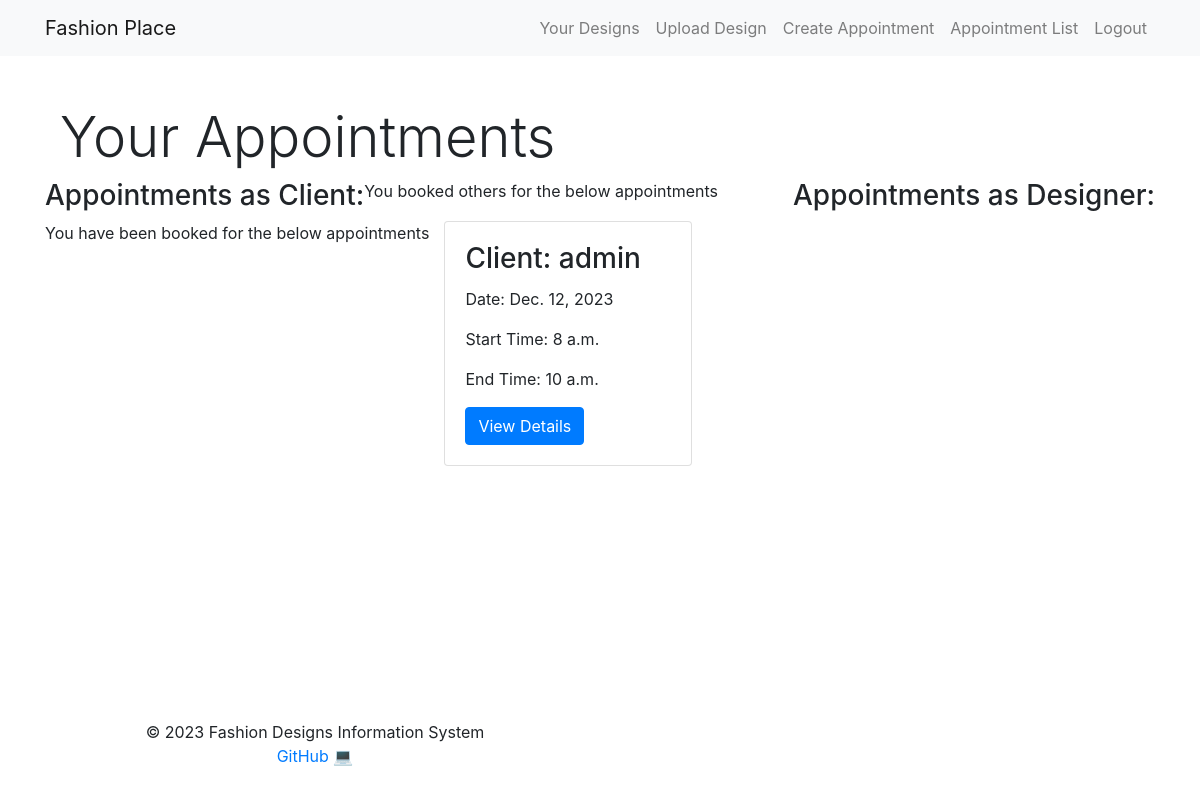
The page /scheduling/list/ (signed in) on the database as committed earlier.
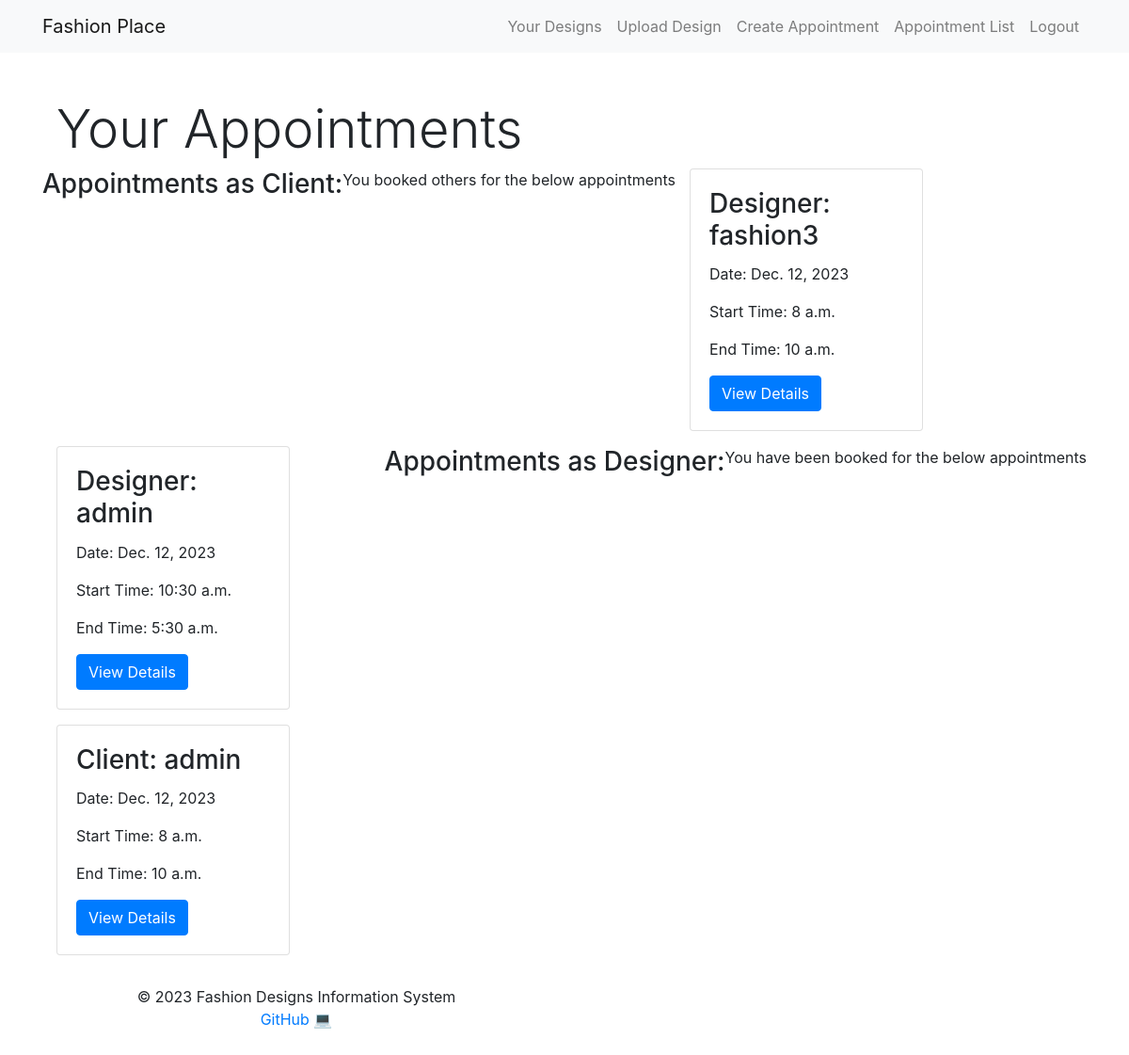
The same page on the database as committed later.
### scheduling/models.py (models this page shows)
class Appointment(models.Model):
    STATUS_CHOICES = [
        ('pending', 'Pending'),
        ('processing', 'Processing'),
        ('completed', 'Completed'),
    ]
    client = models.ForeignKey(User, on_delete=models.CASCADE)
    designer = models.ForeignKey(User, on_delete=models.CASCADE, related_name='designer')
    description = models.TextField()
    date = models.DateField()
    start_time = models.TimeField()
    end_time = models.TimeField()
    status = models.CharField(max_length=20, choices=STATUS_CHOICES, default='pending')

### scheduling/views.py (the view)
# urls.py: path('list/', views.appointment_list, name='appointment_list'),
@login_required
def appointment_list(request):
    client_appointments = Appointment.objects.filter(client=request.user)
    designer_appointments = Appointment.objects.filter(designer=request.user)
    all_appointments = client_appointments | designer_appointments
    context = {
        'client_appointments': client_appointments,
        'designer_appointments': designer_appointments,
        'all_appointments': all_appointments,
    }
    return render(request, 'scheduling/appointment_list.html', context)

### templates/scheduling/appointment_list.html (shortened to what this page needs)
{% extends 'base.html' %}
{% block content %}
    <div class="container mt-4">
        <h2 class="display-4">Your Appointments</h2>
        <div class="row">
            <h3>Appointments as Client:</h3>
            <p class="card-text">You booked others for the below appointments</p>
            {% for appointment in client_appointments  %}
                <div class="col-lg-3 col-md-4 col-sm-6 col-12 mb-3">
                    <div class="card">
                        <div class="card-body">
                            <h3 class="card-title">Designer: {{ appointment.designer.username }}</h3>
                            <p class="card-text">Date: {{ appointment.date }}</p>
                            <p class="card-text">Start Time: {{ appointment.start_time }}</p>
                            <p class="card-text">End Time: {{ appointment.end_time }}</p>
                            <a href="{% url 'view_appointment' appointment.id %}" class="btn btn-primary">
                                View Details
                            </a>
                        </div>
                    </div>
                </div>
            {% endfor %}<br><hr>
            <h3>Appointments as Designer:</h3>
            <p class="card-text">You have been booked for the below appointments</p>
            {% for appointment in designer_appointments  %}
                <div class="col-lg-3 col-md-4 col-sm-6 col-12 mb-3">
                    <div class="card">
                        <div class="card-body">
                            <h3 class="card-title">Client: {{ appointment.client.username }}</h3>
                            <p class="card-text">Date: {{ appointment.date }}</p>
                            <p class="card-text">Start Time: {{ appointment.start_time }}</p>
                            <p class="card-text">End Time: {{ appointment.end_time }}</p>
                            <a href="{% url 'view_appointment' appointment.id %}" class="btn btn-primary">
                                View Details
                            </a>
                        </div>
                    </div>
                </div>
            {% endfor %}
        </div>
    </div>
{% endblock %}

### templates/base.html (shortened to what this page needs)
<!DOCTYPE html>
{% load static %}
<html lang="en">
<head>
    <link rel="stylesheet" href="https://stackpath.bootstrapcdn.com/bootstrap/4.5.2/css/bootstrap.min.css">
    <link rel="stylesheet" href="{% static 'css/custom.css' %}">
</head>
<body>
    <div class="wrapper">
        <nav class="navbar navbar-expand-lg navbar-light bg-light">
        <div class="container">
            <a class="navbar-brand" href="{% url 'home' %}">Fashion Place</a>
            <div class="collapse navbar-collapse" id="navbarNav">
                <ul class="navbar-nav ml-auto">
                    {% if user.is_authenticated %}
                        <li class="nav-item">
                            <a class="nav-link" href="{% url 'design_list' %}">Your Designs</a>
                        </li>
                        <li class="nav-item">
                            <a class="nav-link" href="{% url 'upload_design' %}">Upload Design</a>
                        </li>
                        <li class="nav-item">
                            <a class="nav-link" href="{% url 'create_appointment' %}">Create Appointment</a>
                        </li>
                        <li class="nav-item">
                            <a class="nav-link" href="{% url 'appointment_list' %}">Appointment List</a>
                        </li>
                        <li class="nav-item">
                            <a class="nav-link" href="{% url 'logout' %}">Logout</a>
                        </li>
                    {% endif %}
                </ul>
            </div>
        </div>
    </nav>
    <div class="container mt-4">
        <div class="content">
            {% block content %}
            {% endblock %}
        </div>
    </div>
    {% now "Y" as current_year %}
    <footer class="footer mt-auto py-3">
        <div class="container">
            <div class="row text-center">
                <div class="col-md-6">
                    <p>&copy; {{ current_year }} Fashion Designs Information System <br>
                        <a href="https://github.com/Levi-Chinecherem" target="_blank">GitHub</a>
                        <span class="emoji">&#x1F4BB;</span>
                    </p>
                </div>
            </div>
        </div>
    </footer>
</body>
</html>

### static/css/custom.css (style rules this page uses)
.wrapper { display: flex; flex-direction: column; min-height: 100vh; }
.content { flex: 1; }

Rows that differ between the two databases and show on the page:
added Appointment: designer.username "fashion3", date "Dec. 12, 2023", start_time "8 a.m.", end_time "10 a.m.", shown under "Appointments as Client:"
added Appointment: designer.username "admin", date "Dec. 12, 2023", start_time "10:30 a.m.", end_time "5:30 a.m.", shown under "Appointments as Client:"
